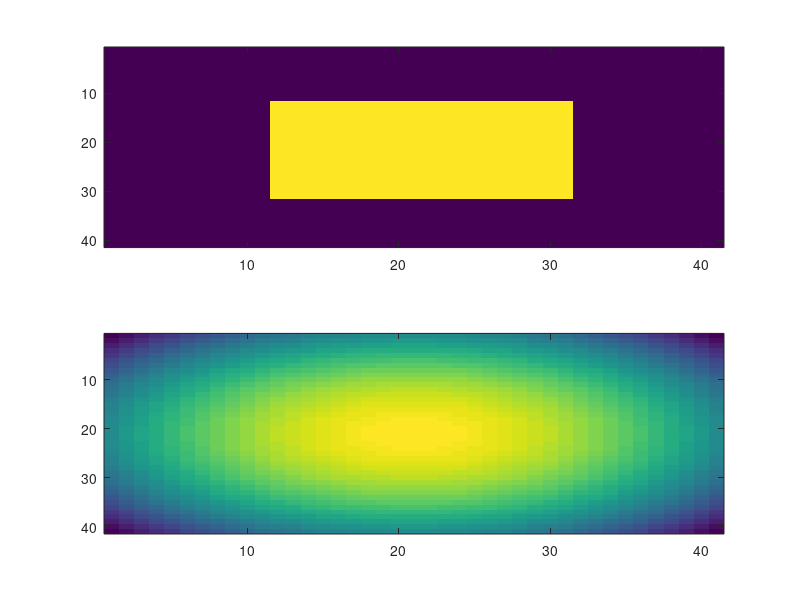

Write the MATLAB code that produced this figure. (Note: this script raises an error after producing the figure.)
clc;
clear all;
close all;
tic;
%% Reflectarray specification
freq=14;               % Frequency in GHz
freq=freq*1e9;    
c=3*1e8;
lam=c/freq;  
k=(2*pi)/lam;
L=0.2;
W=0.2;
dx=0.01071;           % Interelement spacing along x axis
dy=0.01071;           % Interelement spacing along y axis
mx=18;
ny=18;
xc = ones(mx,ny);  % Matrix initialization
yc = ones(mx,ny);  % Matrix initialization
M_X= (-((mx-1)/2)*dx:dx:((mx-1)/2)*dx); %vector of xcoordinates
M_Y = (-((ny-1)/2)*dy:dy:((ny-1)/2)*dy)'; %vector of ycoordinates
for m = 1:ny
    xc(m,:)= M_X;
end
for m = 1:mx
    yc(:,m)= M_Y;
end
rmn = sqrt(xc.^2 + yc.^2);        % Distance between origin and element center
%% UV Coordinates
ul=-0.2;
uh=0.2;
ust=0.01;
u1=ul:ust:uh;               % Enter the u and v coordinates
vl=-0.2;
vh=0.2;
vst=0.01;
v1=vl:vst:vh;
[U,V]=meshgrid(u1,v1);
theta=sqrt(U.^2+V.^2);
phi=atan2(V,U);
%% Desired gain
desgain=ones(length(u1),length(v1))*0.18;
gnabs=zeros(length(u1),length(v1));
for m=1:length(u1)
    for n=1:length(v1)
        if ((abs(v1(n))<max(v1)/2)&&(abs(u1(m))<max(u1)/2))
            desgain(m,n)=20;
            gnabs(m,n)=power(10,(desgain(m,n)/20));
        end
    end
end
%% Amplitude distribution with taper
tapdB=-10;
rmax=max(max(rmn));
for j=1:mx
    for k=1:ny
        ampl(j,k)=power(10,((tapdB/20).*power((rmn(j,k)/rmax),2)));
    end
end
pow1=0.0;
for j=1:mx
    for k=1:ny
        pow1=pow1+power(abs(ampl(j,k)),2);
    end
end
for j=1:mx
    for k=1:ny
        ampl(j,k)=ampl(j,k)/sqrt(pow1);
    end
end
%% Initialization
E=0;
ArrFac=0;
phimn=ones(mx,ny)*pi;
delBn=zeros(mx,ny);
%% Radiation pattern calculation
akx=k.*sin(theta).*cos(phi);
aky=k.*sin(theta).*sin(phi);
x1=akx*L/2;
y1=aky*W/2;
for m=1:length(u1)
    for n=1:length(v1)
        if(x1(m,n) == 0)
            snx(m,n)=1;
        else
            snx(m,n)=sin(x1(m,n))/x1(m,n);
        end
        if(y1(m,n) == 0)
            sny(m,n)=1;
        else
            sny(m,n)=sin(y1(m,n))/y1(m,n);
        end
    end
end
k=0;
for m=1:mx
    for n=1:ny
        k=k+1;
        gn=sqrt(4*pi*L*W)/lam*snx.*sny;
        zz=0;
        for xx=1:length(u1)
            for yy = 1:length(v1)
                zz=zz+1;
                elfld(k,zz) = gn(xx,yy)*exp(1i*(akx(xx,yy).*xc(m,n)+aky(xx,yy).*yc(m,n))); % E field
            end
        end
    end
end
subplot(2,1,1);
imagesc(gnabs);
gnf=zeros(length(u1),length(v1));
dgn=zeros(length(u1),length(v1));
gndb=zeros(length(u1),length(v1));
npsa=length(u1)*length(v1);
nele=mx*ny;      % no of elements
subplot(2,1,2);
filename="test2.gif";
niter=2000;
for iter=1:niter
    j=0;
    for ii = 1:length(u1)
        for jj =1:length(v1)
            j=j+1;
            gnf(j)=0.0;
            pp=0;
            for mm=1:mx
                for nn =1:ny
                    pp=pp+1;
                    gnf(j)=gnf(j)+ampl(mm,nn)*elfld(pp,j);
                end
            end
            dgn(j)=gnabs(ii,jj)-abs(gnf(j));    % difference between desired and obtained gain at each point
        end
    end
    p = reshape(gnf,length(u1),length(v1));
    imagesc(abs(p));
    drawnow
    frame=getframe(1);
    im=frame2im(frame);
    [imind,cm]=rgb2ind(im,256);
    if iter == 1
        imwrite(imind,cm,filename,'gif', 'Loopcount',inf);
    else
        imwrite(imind,cm,filename,'gif','WriteMode','append');
    end
    ref=-1000;
    for j=1:npsa
        if((dgn(j)) > ref)
            ref=(dgn(j));
            jlow=j;
        end
    end
    j=0;
    for m=1:mx
        for n=1:ny
            j=j+1;
        delf=dgn(jlow)/npsa;        % delF expression (Conjugate match algorithm)
        delb=delf/elfld(j,jlow);
        tt1=ampl(m,n)+delb;
        ampl(m,n)=ampl(m,n)*tt1/abs(tt1);
        end
    end

    pow1=0.0;
    for m=1:mx
        for n=1:ny
            pow1=pow1+power(abs(ampl(m,n)),2);
        end
    end
    for m=1:mx
        for n=1:ny
            ampl(m,n)=ampl(m,n)/sqrt(pow1);   
        end
    end  
end
phs1=angle(ampl)*180/pi;
for j=1:npsa
      gnf=0.0;
      k=0;
      for m=1:mx
          for n=1:ny
                k=k+1;
                gnf=gnf+ampl(m,n)*elfld(k,j);
          end
      end   
      gndb(j)=20.*log10(abs(gnf));
end
%{
% E field estimation with final phase distribution after the completion of optimization
nu=101;
nv=101;
    du1=160./(nu-1);   
    dv1=160./(nv-1);
    for j=1:nu
      %write(86,*) ' '
      v1(j)=-80.0+(j-1)*du1;
      for k=1:nv
        u1(k)=-80.0+(k-1)*dv1;
        uvr=sqrt(u1(k)*u1(k)+v1(j)*v1(j));
        if(uvr < 80) 
          th1=uvr*pi/180;
          ph1=atan2(v1(j),u1(k));
          etot=0.0;
          xx=0;
          for m=1:mx
              for n = 1:ny
                  xx=xx+1;
                efld1= elepat(lam,L,W,xc(m),yc(n),th1,ph1);  % E-field 
                etot=etot+ampl(m,n)*efld1;
              end
          end
          gaindb(j,k)=20.*log10(abs(etot));
        else
          gaindb(j,k)=-100.0;
        end    
        %write(86,25) u1,v1,gaindb,th1,ph1
  %25        format(5f15.5)
      end
    end
    imagesc(gaindb);
%}